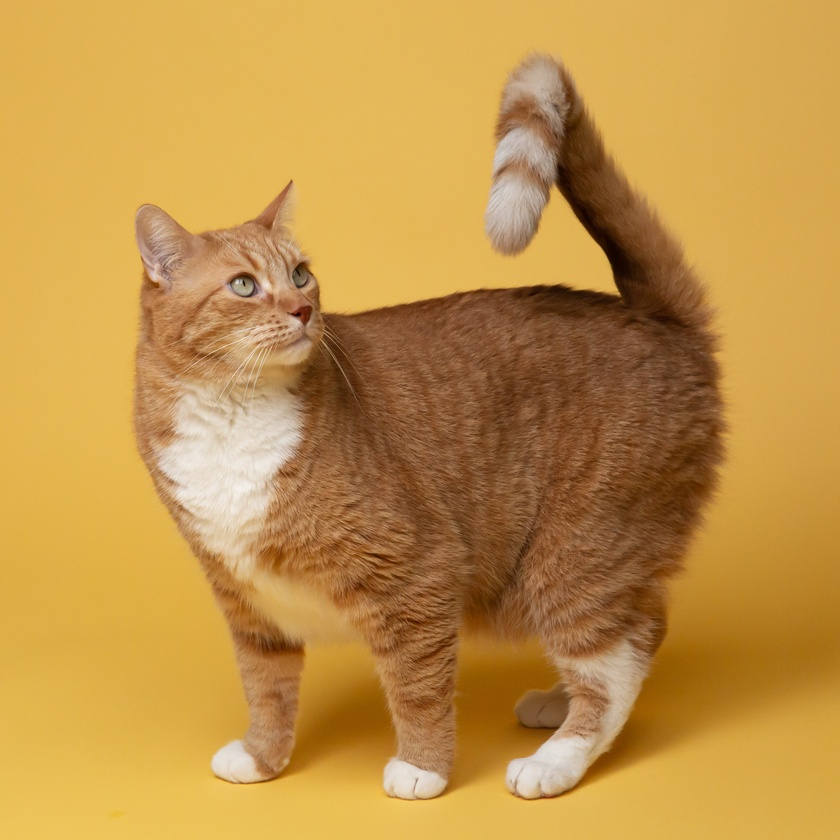
#> input picture cat.jpg, 840 x 840 px, shrunk from 3432 x 3432 before the run
$ python image.py
#> lines starting #> are read from the running program, lines starting #| are printed output that depends on the picture
import cv2

img = cv2.imread("cat.jpg")
#> img is the input picture: shape (840, 840, 3); mean B, G, R 72.4, 146.8, 192.9
print(img)
#> (printed output is left out)

#이미지를 흑백으로 전환하고, img_gray라는 변수에 저장
img_gray = cv2.cvtColor(img, cv2.COLOR_BGR2GRAY)
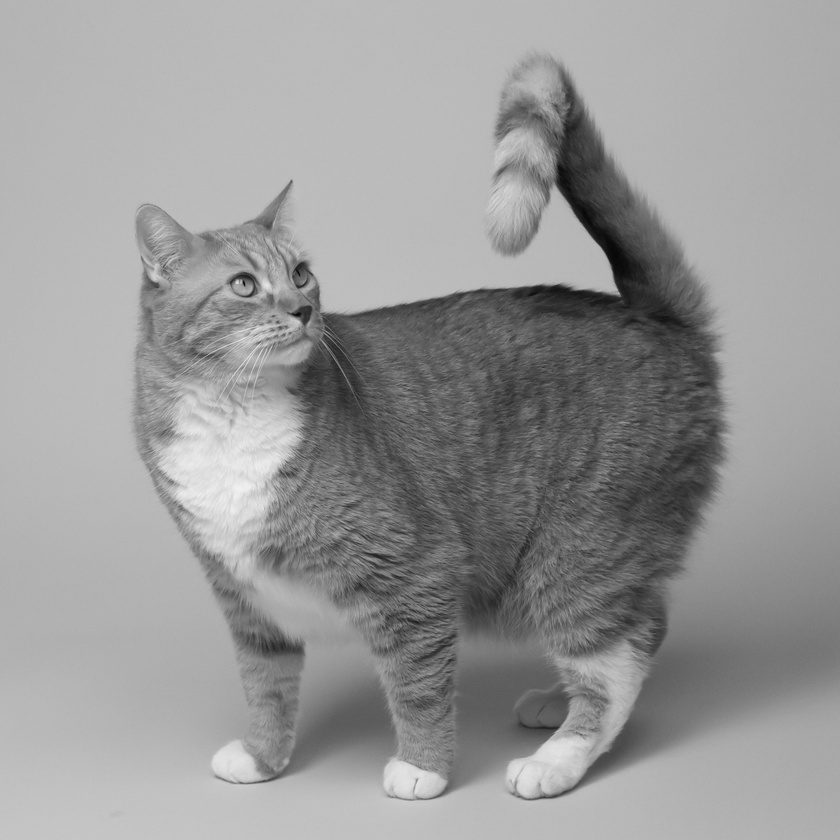
#> img_gray: shape (840, 840); min 7, max 243, mean 152.1

if img is not None: #이미지파일 있으면 아래 실행
    cv2.imshow('original', img) #원본이미지 보이기
    cv2.imshow('gray', img_gray) #흑백이미지 보이기

    cv2.waitKey()           #사용자 키 입력시 기다리기
#> (the run stopped early here; a loop or call above may not have finished)
